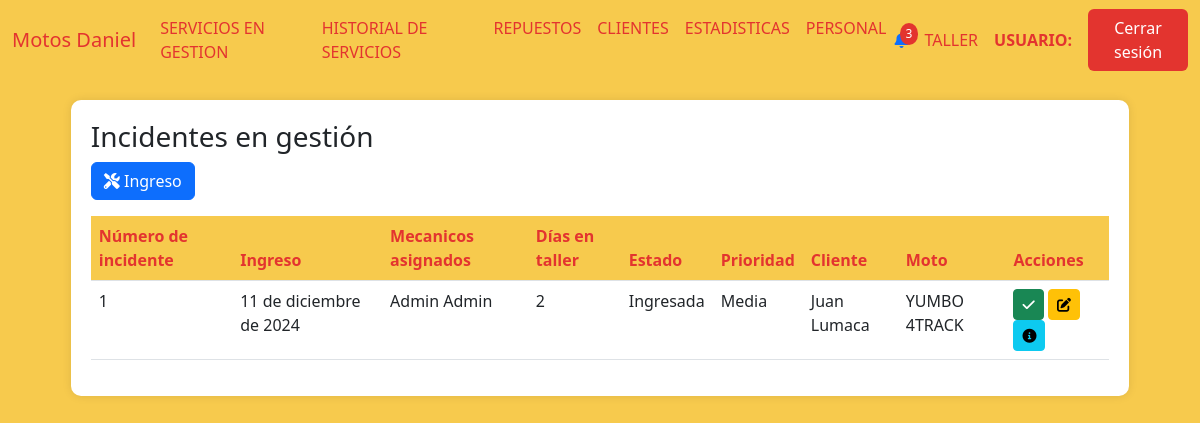
/servicios_en_gestion, run on an earlier commit of the app's database.
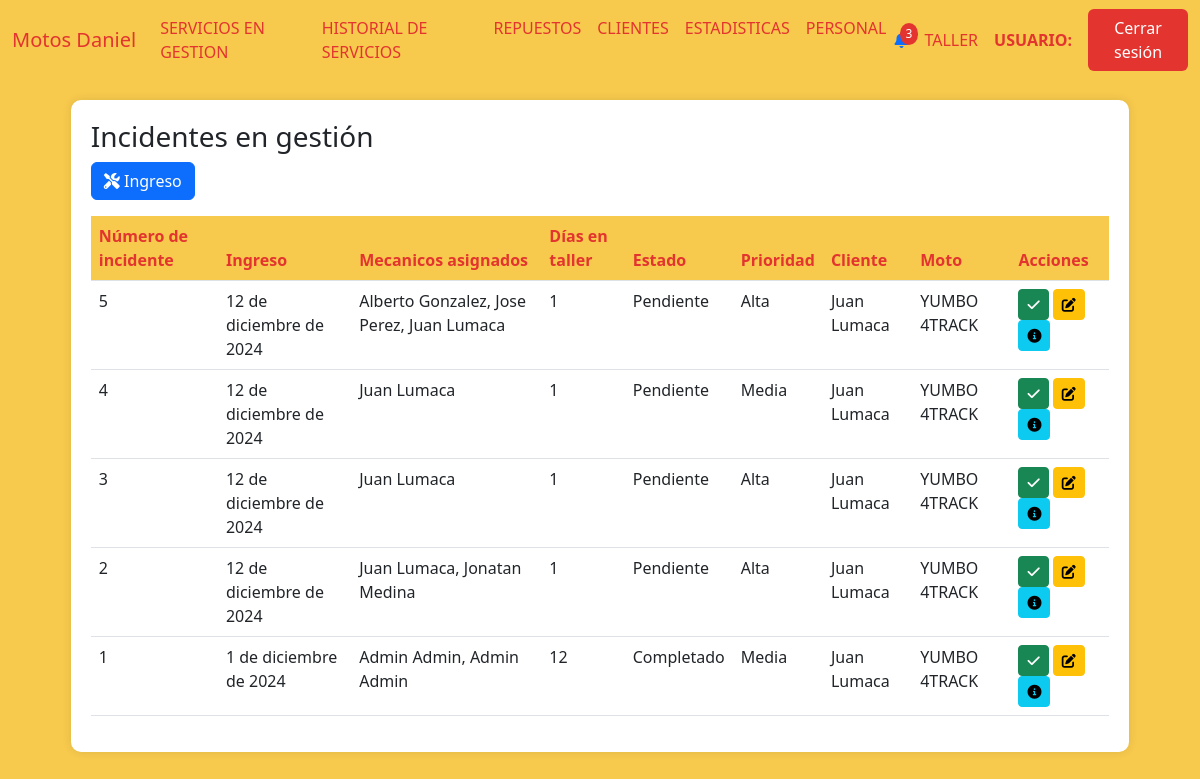
And on a later commit of the database.
### AppUM/models.py (models this page shows)
class Servicios(models.Model):
    fecha_ingreso = models.DateField()
    descripcion_ingreso = models.TextField(null=True, blank=True)
    estado = models.CharField(max_length=20, blank=True)
    prioridad = models.CharField(max_length=20, blank=True)
    fecha_estimada_cierre = models.DateField(null=True)
    fecha_prox_servicio = models.DateField(null=True)
    km_prox_servicio = models.IntegerField(null=True)
    moto = models.ForeignKey(Moto, related_name='moto_servicio', on_delete=models.CASCADE)
    cliente = models.ForeignKey(Cliente, related_name='cliente_servicio', on_delete=models.CASCADE)
    dias = models.IntegerField(default=0)

### AppUM/views.py (the view)
# urls.py: path('servicios_en_gestion', views.servicios_en_gestion,name="ServiciosEnGestion"),
def servicios_en_gestion(req):
        servicios_motos = (
        Servicios.objects
        .all()
        .select_related('moto', 'cliente')
        .values(
            'id',
            'fecha_ingreso',
            'estado',
            'prioridad',
            'dias',
            'moto__marca',
            'moto__modelo',
            'cliente__nombre',
            'cliente__apellido'
           ).order_by('-id')
        )
        datos = []
        for resultado in servicios_motos:
            mecanicos = MecanicosServicios.objects.filter(servicio_id=resultado['id'])
            datos_mecanicos = [
                f"{persona.nombre} {persona.apellido}"
                for mecanico in mecanicos
                for persona in Personal.objects.filter(id=mecanico.mecanico_id)
            ]
            fecha_ingreso = resultado['fecha_ingreso']  # Suponiendo que 'fecha_ingreso' es un campo de la consulta
            dias_transcurridos = (date.today() - fecha_ingreso).days
            datos.append({
                'servicio': resultado,
                'mecanicos': datos_mecanicos,  # Lista de nombres completos de mecánicos
                'dias':dias_transcurridos
            })
        return render(req,"perfil_taller/servicios/servicios_en_gestion.html",{"servicios":datos,"mecanicos":datos_mecanicos})

### AppUM/templates/perfil_taller/servicios/servicios_en_gestion.html (shortened to what this page needs)
{% extends "perfil_taller/padre_perfil_taller.html" %}
{% load static %}
{% block contenidoQueCambia %}
<link href="https://cdnjs.cloudflare.com/ajax/libs/font-awesome/6.0.0/css/all.min.css" rel="stylesheet">
<link href="https://cdn.jsdelivr.net/npm/bootstrap-icons@1.10.0/font/bootstrap-icons.css" rel="stylesheet">
<div class="table-container" id="inventarios">
    <h3>Incidentes en gestión</h3>
    <a href="{% url 'FormAltaServicio' %}" class="btn btn-primary mb-3" title="Registrar ingreso de servicio">
        <i class="fas fa-tools"></i> Ingreso
    </a>
    <table class="table">
        <thead>
            <tr>
                <th>Número de incidente</th>
                <th>Ingreso</th>
                <th>Mecanicos asignados</th>
                <th>Días en taller</th>
                <th>Estado</th>
                <th>Prioridad</th>
                <th>Cliente</th>
                <th>Moto</th>
                <th>Acciones</th>
            </tr>
        </thead>
        <tbody>
            {% if servicios %}
    {% for servicio in servicios %}
        <tr>
            <td>{{ servicio.servicio.id }}</td>
            <td>{{ servicio.servicio.fecha_ingreso }}</td>
            <td>
                {% for mecanico in servicio.mecanicos %}
                    {{ mecanico }}{% if not forloop.last %}, {% endif %}
                {% endfor %}
            </td>
            <td>{{ servicio.dias }}</td>
            <td>{{ servicio.servicio.estado }}</td>
            <td>{{ servicio.servicio.prioridad }}</td>
            <td>{{ servicio.servicio.cliente__nombre }} {{ servicio.servicio.cliente__apellido }}</td>
            <td>{{ servicio.servicio.moto__marca }} {{ servicio.servicio.moto__modelo }}</td>
            <td>
                <a href="" class="btn btn-sm btn-success" title="Cerrar servicio">
                    <i class="fas fa-check"></i>
                </a>
                <a href=""><button class="btn btn-sm btn-warning"><i class="fas fa-edit"></i></button></a>
                <a href=""><button class="btn btn-sm btn-info"><i class="fas fa-info-circle"></i></button></a>
            </td>
        </tr>
    {% endfor %}
{% endif %}
        </tbody>
    </table>
</div>
{% endblock %}

### AppUM/templates/perfil_taller/padre_perfil_taller.html (shortened to what this page needs)
<!DOCTYPE html>
<html lang="es">
<head>
    {% load static %}
    <link href="https://cdn.jsdelivr.net/npm/bootstrap@5.3.0/dist/css/bootstrap.min.css" rel="stylesheet">
    <link href="https://cdnjs.cloudflare.com/ajax/libs/font-awesome/6.0.0/css/all.min.css" rel="stylesheet">
    <link href="{% static 'css/styles.css' %}" rel="stylesheet" />
</head>
<body>
    <nav class="navbar navbar-expand-lg navbar-custom">
        <div class="container-fluid">
            <a class="navbar-brand" href="#">Motos Daniel</a>
            <div class="collapse navbar-collapse" id="navbarNav">
                <ul class="navbar-nav me-auto mb-2 mb-lg-0">
                    <li class="nav-item">
                        <a class="nav-link" href="{% url 'ServiciosEnGestion' %}" onclick="">SERVICIOS EN GESTION</a>
                    </li>
                    <li class="nav-item">
                        <a class="nav-link" href="{% url 'HistorialDeServicios' %}" onclick="">HISTORIAL DE SERVICIOS</a>
                    </li>
                    <li class="nav-item">
                        <a class="nav-link" href="" onclick="">REPUESTOS</a>
                    </li>
                    <li class="nav-item">
                        <a class="nav-link" href="" onclick="">CLIENTES</a>
                    </li>
                    <li class="">
                        <a class="nav-link" href="" onclick="">ESTADISTICAS</a>
                    </li>
                    <li class="nav-item">
                        <a class="nav-link" href="" onclick="">PERSONAL</a>
                    </li>
                </ul>
                <div class="d-flex align-items-center">
                    <div class="notification-bell me-3">
                        <a href="" class="text-decoration-none">
                            <span class="notification-count" id="notificationCount">3</span>
                        </a>
                    </div>
                    <a href="" class="nav-link me-3">TALLER</a>
                    <span class="navbar-text me-3">
                        <strong>USUARIO:</strong> {{ request.user.first_name }}
                    </span>
                    <a href="{% url 'CerrarSesion' %}">
                        <button class="btn btn-logout">Cerrar sesión</button>
                    </a>
                </div>
            </div>
        </div>
    </nav>
    <div class="container-fluid" id="content">
        {% block contenidoQueCambia %}
        {% endblock %}
    </div>
</body>
</html>

### AppUM/static/css/styles.css (style rules this page uses)
body { background-color: #f7ca4d; }
.navbar-custom { background-color: #f7ca4d; }
.navbar-brand, .nav-link, .navbar-text { color: #e3342f !important; }
.btn-logout { background-color: #e3342f; color: #fff; }
.table-container { background-color: #fff; border-radius: 10px; padding: 20px; box-shadow: 0px 0px 10px rgba(0, 0, 0, 0.1); margin: 20px auto; max-width: 90%; }
.table th { background-color: #f7ca4d; color: #e3342f; }
.notification-bell { position: relative; cursor: pointer; }
.notification-count { position: absolute; top: -5px; right: -10px; background-color: #e3342f; color: #fff; border-radius: 50%; padding: 2px 6px; font-size: 12px; }

What changed in the data, as far as the page shows it:
added Servicios: servicio.id "5", servicio.fecha_ingreso "12 de diciembre de 2024", mecanicos "Alberto Gonzalez" "Jose Perez" "Juan Lumaca", dias "1", servicio.estado "Pendiente", servicio.prioridad "Alta", servicio.cliente__nombre "Juan", servicio.cliente__apellido "Lumaca", servicio.moto__marca "YUMBO", servicio.moto__modelo "4TRACK"
added Servicios: servicio.id "4", servicio.fecha_ingreso "12 de diciembre de 2024", mecanicos "Juan Lumaca", dias "1", servicio.estado "Pendiente", servicio.prioridad "Media", servicio.cliente__nombre "Juan", servicio.cliente__apellido "Lumaca", servicio.moto__marca "YUMBO", servicio.moto__modelo "4TRACK"
added Servicios: servicio.id "3", servicio.fecha_ingreso "12 de diciembre de 2024", mecanicos "Juan Lumaca", dias "1", servicio.estado "Pendiente", servicio.prioridad "Alta", servicio.cliente__nombre "Juan", servicio.cliente__apellido "Lumaca", servicio.moto__marca "YUMBO", servicio.moto__modelo "4TRACK"
added Servicios: servicio.id "2", servicio.fecha_ingreso "12 de diciembre de 2024", mecanicos "Juan Lumaca" "Jonatan Medina", dias "1", servicio.estado "Pendiente", servicio.prioridad "Alta", servicio.cliente__nombre "Juan", servicio.cliente__apellido "Lumaca", servicio.moto__marca "YUMBO", servicio.moto__modelo "4TRACK"
changed Servicios id 1: servicio.fecha_ingreso "11 de diciembre de 2024" → "1 de diciembre de 2024"; dias "2" → "12"; servicio.estado "Ingresada" → "Completado"
Also different on the page:
new list line: "Admin Admin"
